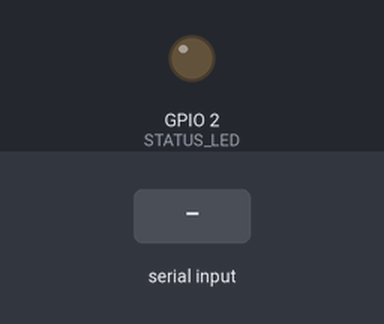
Bench run of a sketch on a simulated ESP32. Shown: output pins drawn as LEDs (lit = HIGH). Inputs (shaded band) come from the test bench. What the sketch prints to the serial monitor is not drawn.

Above: at 3.3 s.
3.4 s: "CMD:\n" received over the second serial link
At 4.5 s:
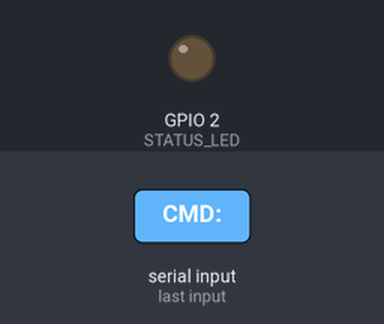
6.4 s: "PING\n" received over the second serial link
At 7.3 s:
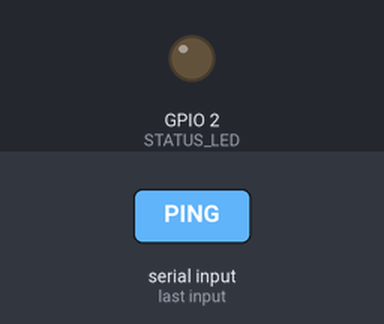
9.4 s: "STATS\n" received over the second serial link
At 10.5 s:
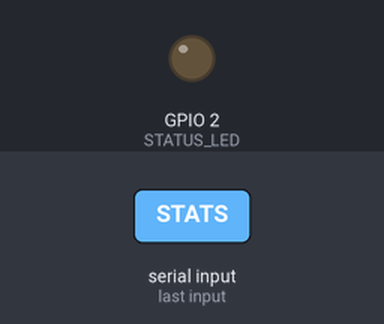
Timing chart, 0 to 11.9 s (numbered marks = the images above; inputs shaded):
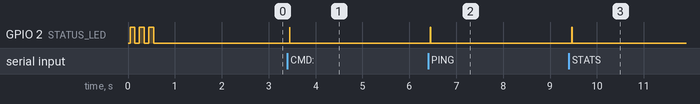

The sketch:

esp32_ti84_usb_bridge.ino
```cpp
/*
 * MathBridge - ESP32 TI-84 USB Bridge (Simple Version)
 *
 * This is a simplified version that only uses USB serial (no WiFi).
 * Perfect for initial testing and development.
 *
 * Hardware Connections:
 *   TI-84 I/O Port (2.5mm)     ESP32
 *   ──────────────────────     ─────────
 *   Tip (TX)         ────→     GPIO 16 (RX2)
 *   Ring (RX)        ←────     GPIO 17 (TX2)
 *   Sleeve (GND)     ────→     GND
 *
 *   ESP32 USB  ─────→  Raspberry Pi USB
 *
 * Usage:
 *   1. Flash this to ESP32
 *   2. Connect TI-84 to ESP32 via 2.5mm cable
 *   3. Connect ESP32 to Pi via USB
 *   4. Run on Pi: python3 ti84_interface.py --esp32
 *   5. Run MBMENU or MBQUICK on TI-84
 *
 * Author: MathBridge Project
 * Date: January 2026
 */

#include <HardwareSerial.h>

// Pin definitions for TI-84 UART
#define TI84_RX_PIN   16      // ESP32 RX (receives from TI-84 TX)
#define TI84_TX_PIN   17      // ESP32 TX (sends to TI-84 RX)
#define TI84_BAUD     9600    // TI-84 UART speed

// LED for status
#define STATUS_LED    LED_BUILTIN

// Serial ports
HardwareSerial TI84Serial(2);  // UART2 for TI-84
// Serial = USB to Pi

// Query buffer
#define MAX_QUERY_LEN 512
char queryBuffer[MAX_QUERY_LEN];
int bufferIndex = 0;

// Statistics
unsigned long totalQueries = 0;

// ═══════════════════════════════════════════════════════════
// SETUP
// ═══════════════════════════════════════════════════════════

void setup() {
  // Initialize USB serial to Pi
  Serial.begin(115200);
  while (!Serial) {
    delay(10);  // Wait for USB serial
  }

  Serial.println("\n\n");
  Serial.println("═══════════════════════════════════════════");
  Serial.println("  MathBridge ESP32 - USB Bridge Mode");
  Serial.println("═══════════════════════════════════════════");

  // Initialize status LED
  pinMode(STATUS_LED, OUTPUT);
  digitalWrite(STATUS_LED, LOW);

  // Initialize TI-84 UART
  TI84Serial.begin(TI84_BAUD, SERIAL_8N1, TI84_RX_PIN, TI84_TX_PIN);
  Serial.println("✓ TI-84 UART ready (9600 baud, GPIO 16/17)");
  Serial.println("✓ USB Serial ready (115200 baud)");
  Serial.println();
  Serial.println("Ready to forward queries:");
  Serial.println("  TI-84 → ESP32 → Pi");
  Serial.println("═══════════════════════════════════════════\n");

  // Send ready signal to TI-84
  TI84Serial.println("READY");

  // Flash LED
  for (int i = 0; i < 3; i++) {
    digitalWrite(STATUS_LED, HIGH);
    delay(100);
    digitalWrite(STATUS_LED, LOW);
    delay(100);
  }
}

// ═══════════════════════════════════════════════════════════
// MAIN LOOP
// ═══════════════════════════════════════════════════════════

void loop() {
  // TI-84 → Pi forwarding
  if (TI84Serial.available()) {
    char c = TI84Serial.read();

    if (c == '\n' || c == '\r') {
      if (bufferIndex > 0) {
        queryBuffer[bufferIndex] = '\0';
        handleTI84Query(queryBuffer);
        bufferIndex = 0;
      }
    } else if (bufferIndex < MAX_QUERY_LEN - 1) {
      queryBuffer[bufferIndex++] = c;
    } else {
      // Buffer overflow
      bufferIndex = 0;
      TI84Serial.println("ERROR: Query too long");
    }
  }

  // Pi → TI-84 forwarding
  if (Serial.available()) {
    String response = Serial.readStringUntil('\n');

    // Check if this is a command or a response
    if (response.startsWith("CMD:")) {
      handlePiCommand(response.substring(4));
    } else {
      // Regular response - send to TI-84
      TI84Serial.println(response);
      Serial.print("→ TI-84: ");
      Serial.println(response);
    }
  }

  delay(10);
}

// ═══════════════════════════════════════════════════════════
// HANDLERS
// ═══════════════════════════════════════════════════════════

void handleTI84Query(const char* query) {
  totalQueries++;

  digitalWrite(STATUS_LED, HIGH);

  Serial.println("─────────────────────────────────────────");
  Serial.print("TI-84 → Pi (#");
  Serial.print(totalQueries);
  Serial.print("): ");
  Serial.println(query);

  // Send to Pi
  Serial.print("QUERY:");
  Serial.println(query);

  // Send acknowledgment to TI-84
  TI84Serial.println("Processing...");

  digitalWrite(STATUS_LED, LOW);
}

void handlePiCommand(String cmd) {
  cmd.trim();

  if (cmd == "PING") {
    Serial.println("PONG");
  } else if (cmd == "STATS") {
    Serial.print("QUERIES:");
    Serial.println(totalQueries);
  } else if (cmd == "RESET") {
    totalQueries = 0;
    Serial.println("OK");
  }
}
```

Measured:
- after the input at 3.4 s, GPIO 2 (STATUS_LED): LOW → HIGH at once, → LOW 0.01 s later
- after the input at 6.4 s, GPIO 2 (STATUS_LED): LOW → HIGH after 0.05 s, → LOW 0.01 s later
- after the input at 9.4 s, GPIO 2 (STATUS_LED): LOW → HIGH after 0.06 s, → LOW 0.01 s later
